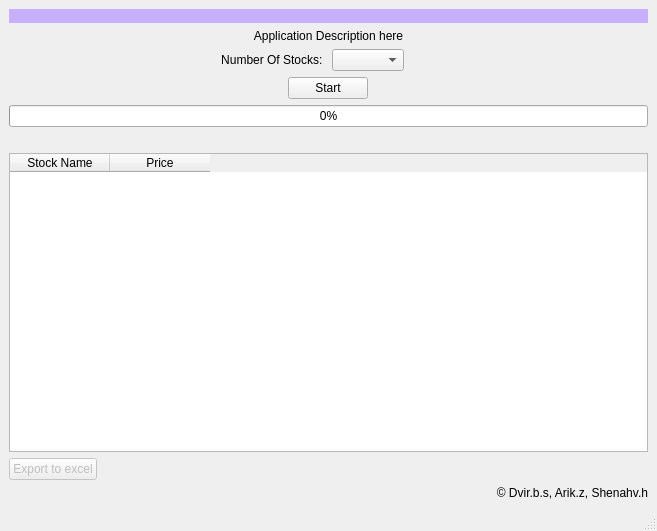
<?xml version="1.0" encoding="UTF-8"?>
<ui version="4.0">
 <class>YahooFinance</class>
 <widget class="QMainWindow" name="YahooFinance">
  <property name="enabled">
   <bool>true</bool>
  </property>
  <property name="geometry">
   <rect>
    <x>0</x>
    <y>0</y>
    <width>657</width>
    <height>531</height>
   </rect>
  </property>
  <property name="contextMenuPolicy">
   <enum>Qt::DefaultContextMenu</enum>
  </property>
  <property name="windowTitle">
   <string>Yahoo Finance Scraper</string>
  </property>
  <property name="windowIcon">
   <iconset>
    <normaloff>icon.png</normaloff>icon.png</iconset>
  </property>
  <widget class="QWidget" name="centralwidget">
   <layout class="QGridLayout" name="gridLayout">
    <item row="7" column="0" alignment="Qt::AlignLeft">
     <widget class="QPushButton" name="ExportBtn">
      <property name="enabled">
       <bool>false</bool>
      </property>
      <property name="text">
       <string>Export to excel</string>
      </property>
     </widget>
    </item>
    <item row="5" column="0">
     <widget class="QLabel" name="progress_msg">
      <property name="text">
       <string/>
      </property>
      <property name="alignment">
       <set>Qt::AlignCenter</set>
      </property>
     </widget>
    </item>
    <item row="8" column="0">
     <widget class="QLabel" name="label_4">
      <property name="styleSheet">
       <string notr="true">font: 6pt &quot;MS Shell Dlg 2&quot;;</string>
      </property>
      <property name="text">
       <string> © Dvir.b.s, Arik.z, Shenahv.h</string>
      </property>
      <property name="alignment">
       <set>Qt::AlignRight|Qt::AlignTrailing|Qt::AlignVCenter</set>
      </property>
     </widget>
    </item>
    <item row="1" column="0">
     <widget class="QLabel" name="label_2">
      <property name="styleSheet">
       <string notr="true">font: 12pt &quot;Calibri&quot;;</string>
      </property>
      <property name="text">
       <string>Application Description here</string>
      </property>
      <property name="alignment">
       <set>Qt::AlignCenter</set>
      </property>
     </widget>
    </item>
    <item row="6" column="0">
     <widget class="QTableWidget" name="tableWidget">
      <column>
       <property name="text">
        <string>Stock Name</string>
       </property>
      </column>
      <column>
       <property name="text">
        <string>Price</string>
       </property>
      </column>
     </widget>
    </item>
    <item row="4" column="0">
     <widget class="QProgressBar" name="progressBar">
      <property name="enabled">
       <bool>true</bool>
      </property>
      <property name="value">
       <number>0</number>
      </property>
      <property name="textVisible">
       <bool>true</bool>
      </property>
     </widget>
    </item>
    <item row="2" column="0">
     <layout class="QHBoxLayout" name="horizontalLayout">
      <item alignment="Qt::AlignRight">
       <widget class="QLabel" name="label_3">
        <property name="text">
         <string>Number Of Stocks: </string>
        </property>
        <property name="alignment">
         <set>Qt::AlignCenter</set>
        </property>
       </widget>
      </item>
      <item alignment="Qt::AlignLeft">
       <widget class="QComboBox" name="NumberOfStocksCB">
        <property name="editable">
         <bool>false</bool>
        </property>
        <property name="currentIndex">
         <number>-1</number>
        </property>
       </widget>
      </item>
     </layout>
    </item>
    <item row="0" column="0">
     <widget class="QLabel" name="label">
      <property name="styleSheet">
       <string notr="true">background-color: rgb(200, 174, 255);</string>
      </property>
      <property name="text">
       <string/>
      </property>
      <property name="pixmap">
       <pixmap>Logo (1).png</pixmap>
      </property>
      <property name="alignment">
       <set>Qt::AlignCenter</set>
      </property>
     </widget>
    </item>
    <item row="3" column="0" alignment="Qt::AlignHCenter">
     <widget class="QPushButton" name="startButton">
      <property name="text">
       <string>Start</string>
      </property>
     </widget>
    </item>
   </layout>
  </widget>
  <widget class="QMenuBar" name="menubar">
   <property name="geometry">
    <rect>
     <x>0</x>
     <y>0</y>
     <width>657</width>
     <height>21</height>
    </rect>
   </property>
   <property name="defaultUp">
    <bool>true</bool>
   </property>
  </widget>
  <widget class="QStatusBar" name="statusBar"/>
 </widget>
 <resources/>
 <connections/>
</ui>
